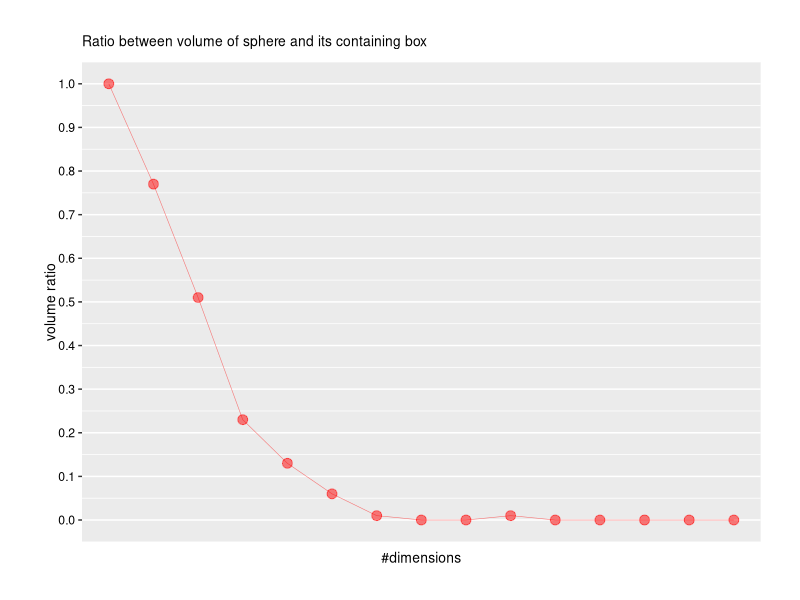
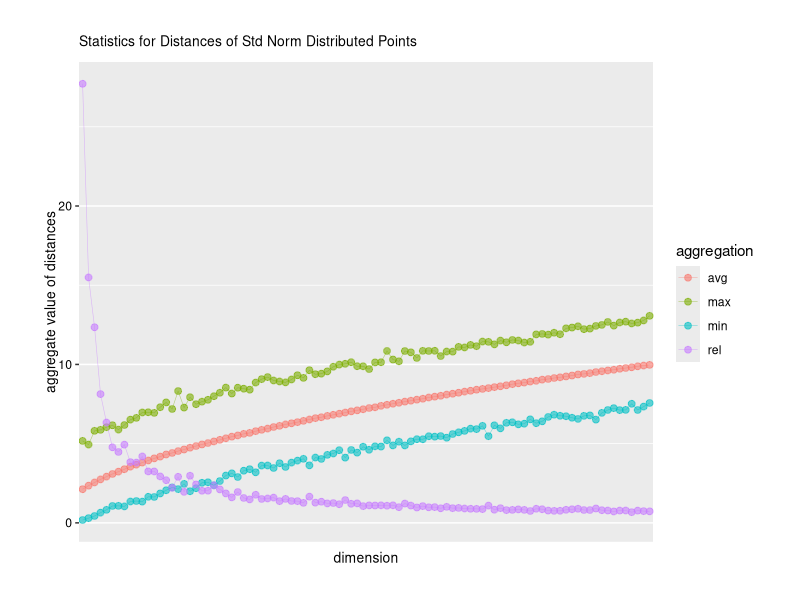

These figures' R source, in order:
## ---- chunk 1
library(ggplot2)
library(grid)
## ---- chunk 2
rm(list=ls())

# set the seed as the last three digits of your student ID
seed = 074

if (seed == 111) {
  stop()
}
set.seed(seed)
## ---- chunk 3
vol_of_sphere <- function(dim, N) {
  m <- matrix(runif(dim*N,-1,1), ncol=dim)
  sum(sqrt(rowSums(m^2)) <= 1) / N
}

rand_dist_origin <- function(N,dim) {
  m <- matrix(rnorm(N*dim),ncol=dim)
  v <- sqrt(rowSums(m^2))
  return(c(avg = mean(v), min = min(v), max = max(v), rel = ((max(v)-min(v))/min(v))))
}

perform_lda_prediction <- function(fit, data, labels) {
  pred = predict(fit, as.data.frame(data))
  class = pred$class
  table(class,labels)
  mean(class == labels)
}
## ---- chunk 4
N = 100 # this is the number of points filling the hyperbox, decrease if too slow

df <- data.frame(
  dim <- 1:15,
  v <- sapply(1:15, function(dim) vol_of_sphere(dim,N))
)

ggplot(df,aes(dim,v)) + 
  geom_point(colour=I("red"), size=I(3), alpha=I(0.5)) + 
  geom_line(colour=I("red"), size=I(.2), alpha=I(0.5)) +
  scale_x_discrete() + 
  labs(title="Ratio between volume of sphere and its containing box",
       x="#dimensions", 
       y="volume ratio") + 
  scale_y_continuous(breaks=0:10/10) + 
  theme(axis.text.x = element_text(colour="black"), 
        axis.text.y = element_text(colour="black"), 
        axis.title.x = element_text(vjust=-0.5, size=10), 
        axis.title.y = element_text(vjust=-0.2, size=10), 
        plot.margin = unit(c(1,1,1,1), "cm"), 
        plot.title = element_text(vjust=2, size=10))  
## ---- chunk 5
dim = 3
m <- matrix(runif(dim*N,-1,1), ncol=dim)
d = sqrt(rowSums(m^2))
summary(d)

dim = 7
m <- matrix(runif(dim*N,-1,1), ncol=dim)
d = sqrt(rowSums(m^2))
summary(d)

dim = 9
m <- matrix(runif(dim*N,-1,1), ncol=dim)
d = sqrt(rowSums(m^2))
summary(d)

dim = 15
m <- matrix(runif(dim*N,-1,1), ncol=dim)
d = sqrt(rowSums(m^2))
summary(d)
## ---- chunk 6
max_dim <- 100
N = 10000

v <- mapply(rand_dist_origin, rep(N,max_dim-4), 5:max_dim)

df <- data.frame(
  dim = 5:max_dim, 
  aggregation = as.factor(c(rep("min", length(v["min",])), rep("max", length(v["max",])), rep("avg", length(v["avg",])),rep("rel", length(v["rel",])))),
  v = c(v["min",], v["max",], v["avg",], v["rel",])
)

ggplot(df,aes(dim,v)) + 
  geom_point(aes(colour=aggregation), size=I(2), alpha=I(0.6)) + 
  geom_line(aes(colour=aggregation), size=I(.2), alpha=I(0.5)) +
  scale_x_discrete(breaks=1:10*10) + 
  labs(title="Statistics for Distances of Std Norm Distributed Points", 
       x="dimension", 
       y="aggregate value of distances") + 
  scale_y_continuous(breaks=0:21*10) + 
  theme(axis.text.x = element_text(colour="black"), 
        axis.text.y = element_text(colour="black"), 
        axis.title.x = element_text(vjust=-0.5, size=10), 
        axis.title.y = element_text(vjust=-0.2, size=10), 
        plot.margin = unit(c(1,1,1,1), "cm"), 
        plot.title = element_text(vjust=2, size=10))
